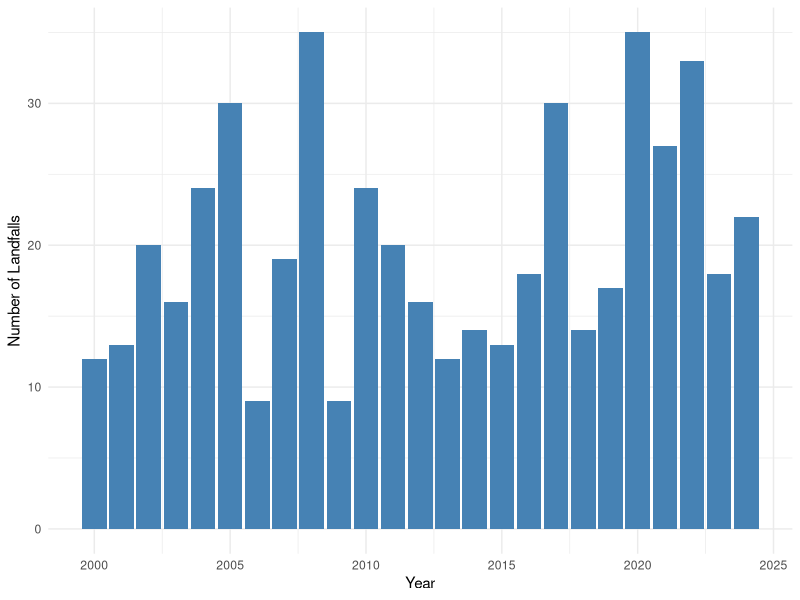
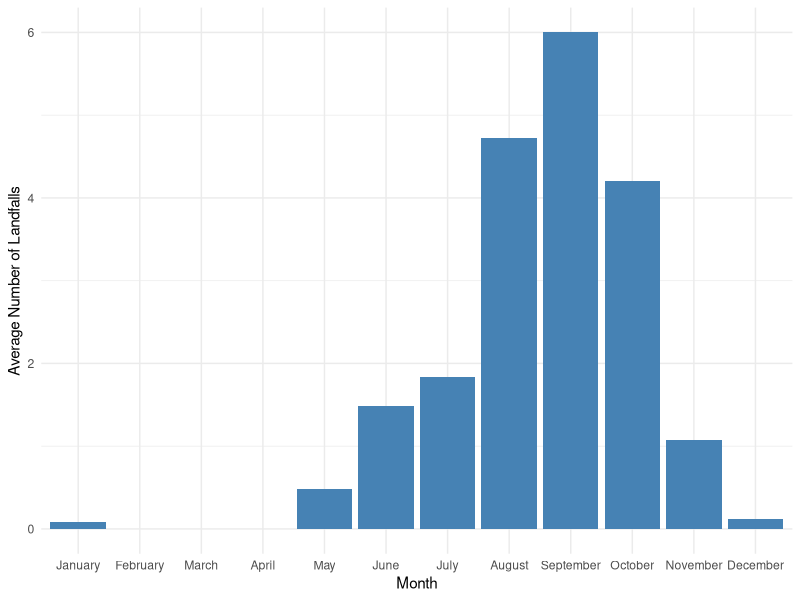
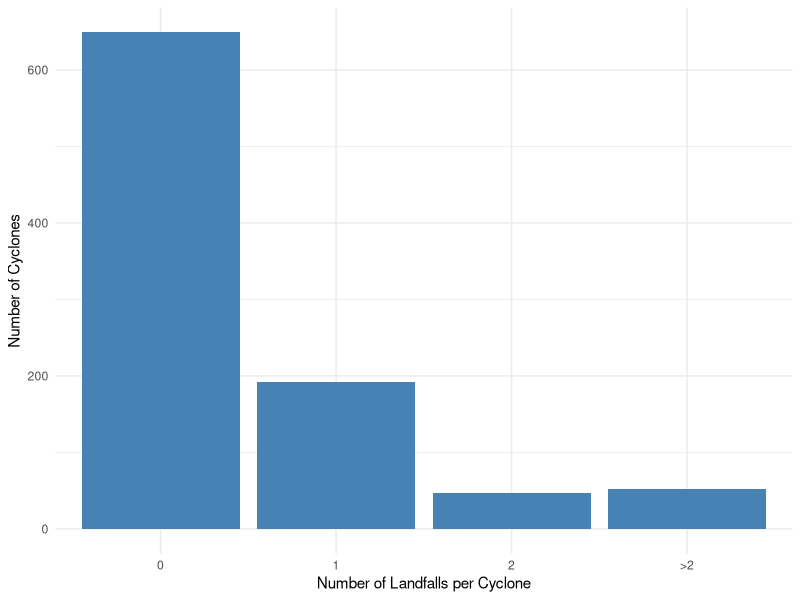
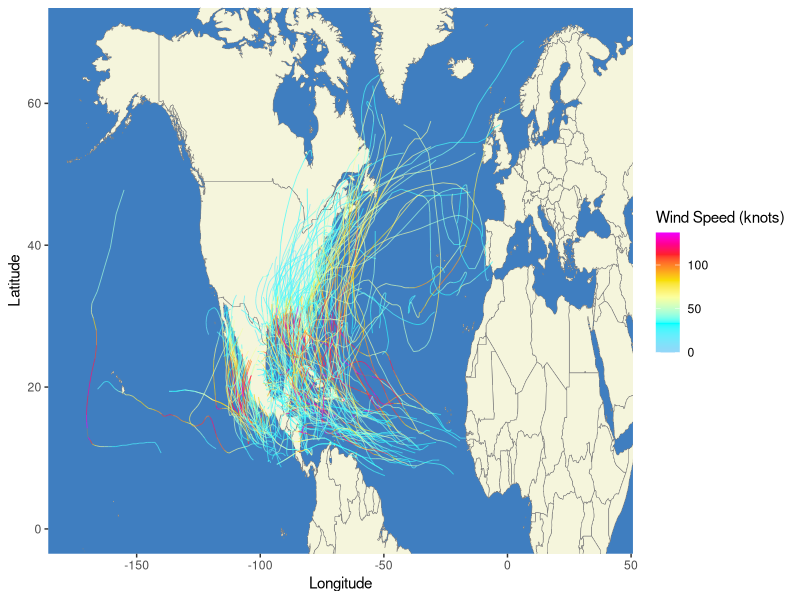
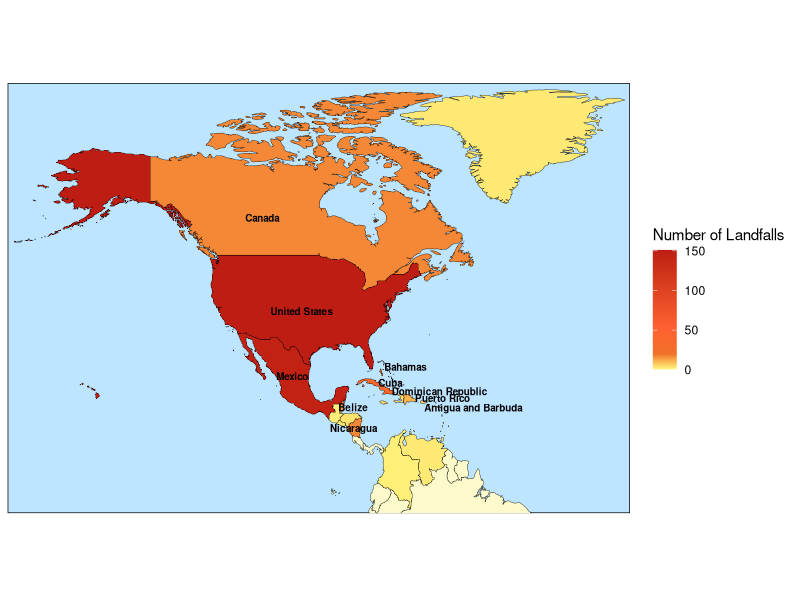
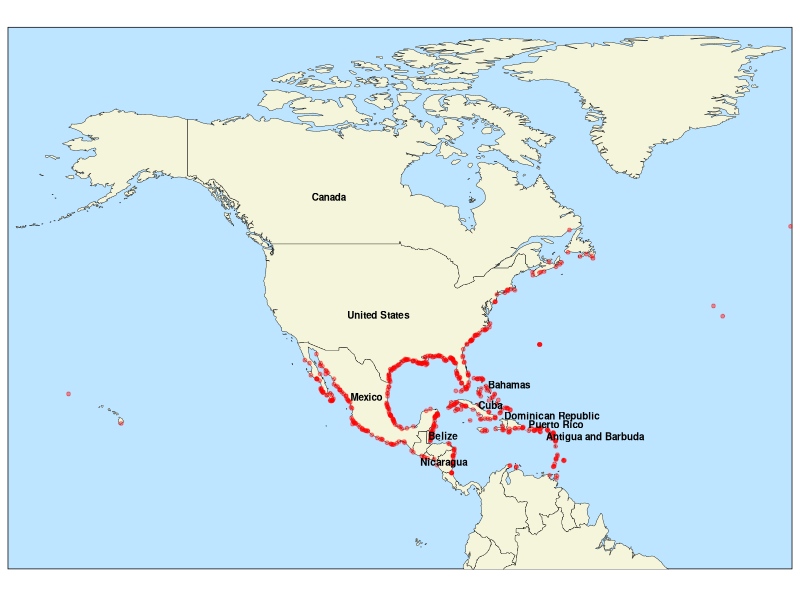
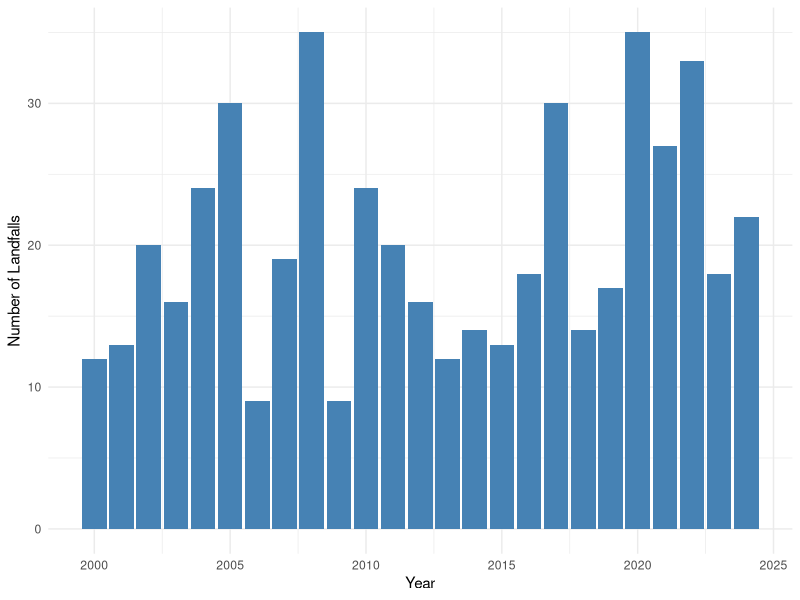
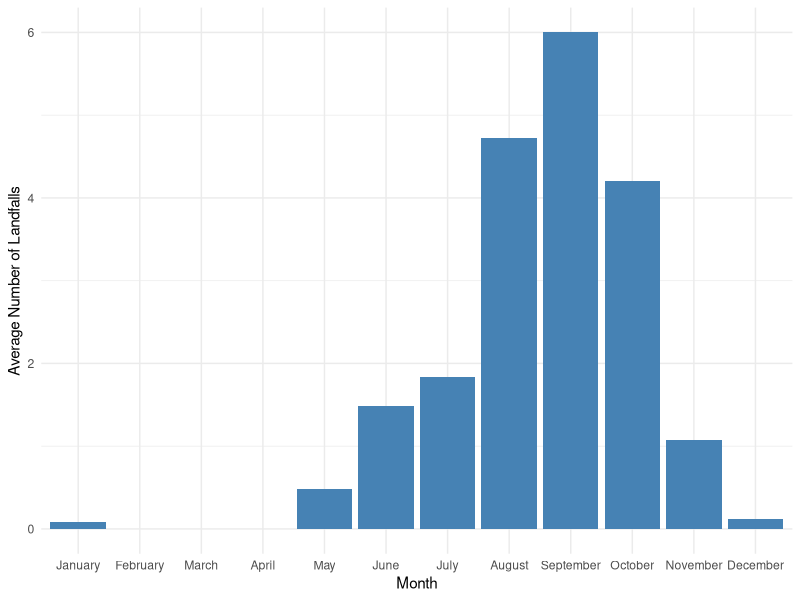

These charts were generated, in order, by the following R code:
# in this script, we perform an exploratory data analysis of our cyclone
# track data from the HURDAT2 data set
# we are interested in the number of cyclone landfalls per year
# and any seasonality effects

library(dplyr)
library(magrittr)
library(here)
library(tidyr)
library(ggplot2)
library(stringr)
library(data.table)
library(scales)
library(sf)
library(rnaturalearth)


#==============================================================================
# we load our data set
#==============================================================================

hurricane_data <- read.csv(here("data", "derived", "hurricane-data.csv"))
landfall_data <- read.csv(here("data", "derived", "landfall-data.csv"))

#==============================================================================
# we want to plot the number of landfalls per year from 1900-2024 
#==============================================================================

landfalls_per_year <- landfall_data %>%
  group_by(YEAR) %>%
  summarise(CYCLONE_NUM = n(), .groups = "drop")

# Plot
p1 <- ggplot(landfalls_per_year, aes(x = YEAR, y = CYCLONE_NUM)) +
  geom_col(fill = "steelblue") +
  labs(x = "Year",
       y = "Number of Landfalls") +
  theme_minimal()

p1

# save output
ggsave(here("outputs", "eda-hurricane-data", "landfalls-per-year.pdf"), 
       plot = p1, 
       height = 4.5, 
       width = 7, 
       dpi=600)


#==============================================================================
# we check for a monthly seasonality component 
#==============================================================================

# calculate average number of cyclone landfalls per month (across 2000-2024)
landfalls_per_month_and_year <- landfall_data %>%
  group_by(YEAR, MONTH) %>%
  summarise(LANDFALL_NUM = n(), .groups = "drop")

# we notice some months are missing from our data set
# this is because no cyclones occurred in those months
# we now add the missing months with a count of zero
all_months_years <- CJ(MONTH = 1:12, YEAR = 2000:2024)

# also replace month numbers with month names
landfalls_per_month_and_year <- left_join(all_months_years, 
                                    landfalls_per_month_and_year, 
                                    by = c("MONTH", "YEAR"))

landfalls_per_month_and_year <- landfalls_per_month_and_year %>%
  mutate(LANDFALL_NUM = replace_na(LANDFALL_NUM, 0), MONTH = month.name[MONTH])

avg_landfalls_per_month <- landfalls_per_month_and_year %>%
  group_by(MONTH) %>%
  summarise(AVG_LANDFALLS = mean(LANDFALL_NUM))


# plot average number of cyclones per month
p2 <- ggplot(avg_landfalls_per_month, aes(x = factor(MONTH, levels = month.name), 
                                         y = AVG_LANDFALLS)) +
  geom_col(fill = "steelblue") +
  labs(x = "Month",
       y = "Average Number of Landfalls") +
  theme_minimal() 

p2
# we see a significant increase in the number of cyclones in August-October

# save output
ggsave(here("outputs", "eda-hurricane-data", "avg-landfalls-per-month.pdf"), 
       plot = p2,
       height = 4.5,
       width = 7, dpi=600)

#==============================================================================
# we now want to look closer into how many times cyclones landfall
#==============================================================================

# number of landfalls for each cyclone
landfall_statistics <- hurricane_data %>%
  group_by(STORM_ID) %>%
  summarise(LANDFALL_NUM = sum(RECORD_ID == "L"))

# categorise cyclones based on how many times they landfall
landfall_statistics <- landfall_statistics %>%
  mutate(CATEGORY = case_when(
    LANDFALL_NUM == 0 ~ '0',
    LANDFALL_NUM == 1 ~ '1',
    LANDFALL_NUM == 2 ~ '2',
    LANDFALL_NUM > 2  ~ ">2"))

# Count how many cyclones fall into each category
landfall_summary <- landfall_statistics %>%
  group_by(CATEGORY) %>%
  summarise(NUM = n())

# plot results
p3 <- ggplot(landfall_summary, aes(x = factor(CATEGORY, levels = CATEGORY), y = NUM)) +
  geom_col(fill = "steelblue") +
  labs(x = "Number of Landfalls per Cyclone",
       y = "Number of Cyclones") +
  theme_minimal()

p3

# save output
ggsave(here("outputs","eda-hurricane-data", "nbr-cyclone-landfalls.pdf"), 
       plot = p3, 
       height = 4.5, 
       width = 7, 
       dpi=600)

#==============================================================================
# we also want to inspect cyclone paths for cyclones that landfall 2000-2024
#==============================================================================

# we load our world map data
world <- map_data("world")


# we now select all the hurricanes that landfall at least once
landfall_hurricanes <- landfall_data %>%
  distinct(STORM_ID)

landfall_cyclones <- hurricane_data %>%
  filter(STORM_ID %in% landfall_hurricanes$STORM_ID)


landfall_cyclones <- landfall_cyclones %>%
  mutate(TIME = sprintf("%04s", as.integer(TIME)),
    DATE_TIME = as.POSIXct(paste(YEAR, 
                                 MONTH, 
                                 DAY, 
                                 str_sub(TIME, 1, 2), 
                                 str_sub(TIME, 3, 4)),
                      format = "%Y %m %d %H %M"))

# plot map
p4 <- ggplot() +
  # world map 
  geom_polygon(data = world,
               aes(x = long, y = lat, group = group), 
               fill = "beige", 
               col = "#808080", 
               linewidth = 0.2) +  
  theme(panel.background = element_rect(fill = "#3f7ec0", color = NA),
        panel.grid.major = element_blank(), panel.grid.minor = element_blank()) +
  
  geom_path(data = landfall_cyclones, aes(x = LON, 
                                      y = LAT, 
                                      group = STORM_ID, 
                                      color = WIND), 
            linewidth = 0.3, alpha = 0.7) +
  scale_color_gradientn(colours = c("#94d6f8", "cyan","#fbff9f","#f8e007","#fd9920","#ff1f2d", "#ee00ff"),
                        values = rescale(c(0, 33, 63, 82, 95, 112, 137)),
                        limits = c(0, 137)) + 
  coord_cartesian( xlim = c(-175, 40), ylim = c(0, 70)) + 
  labs(x = "Longitude", 
       y = "Latitude", 
       color = "Wind Speed (knots)") +
  theme(legend.position = "right")

p4

# save output
ggsave(here("outputs", "eda-hurricane-data", "landfall-map.pdf"), 
       plot =p4,
       height = 4, 
       width = 10, 
       dpi=600)


#==============================================================================
# we now want to examine which countries have had the most landfalls since 2000
#==============================================================================

# we count the number of landfalls per country
landfalls_per_location <- landfall_data %>%
  group_by(LOCATION) %>%
  summarise(LANDFALL_NUM = n(), .groups = "drop")

# add landfall count to countries sf object for plotting to get geometry of 
# landfall locations
countries <- ne_countries(scale = 'medium', 
                          returnclass = c("sf"), 
                          continent = c("North America", "South America"))


landfalls_per_location <- countries[, c("name_long", "geometry")] %>%
  left_join(landfalls_per_location, 
            by = c("name_long" = "LOCATION")) 

# replace NA rows with 0
landfalls_per_location <- landfalls_per_location %>%
  mutate(LANDFALL_NUM = ifelse(is.na(LANDFALL_NUM), 0, LANDFALL_NUM))

# find 10 countries with the most landfalls and save these in a dataset
top_ten_landfall_locations <- landfalls_per_location %>%
  arrange(desc(LANDFALL_NUM))

top_ten_landfall_locations <- top_ten_landfall_locations[1:10,]

# plot map of countries most at risk
p5 <- ggplot(data = landfalls_per_location) +
  geom_sf(aes(fill = LANDFALL_NUM), color = "black", linewidth = 0.125) +
  coord_sf(xlim = c(-180, -10), ylim = c(-5, 85), expand = FALSE) +
  scale_fill_gradientn(
    colors = c("#fcf9cb", "#fef67e","#f07028", "#ff6232", "#bd1d12"),  
    values = rescale(c(0, 1, 20, 50, 150))) +
  theme_minimal() +
  labs(fill = "Number of Landfalls") +
  geom_sf_text(data = top_ten_landfall_locations, 
               aes(label = name_long), 
               size = 2.5, 
               fontface = "bold", 
               color = "black",
               nudge_x = case_when(
                 top_ten_landfall_locations$name_long == "Dominican Republic" ~ 8, 
                 top_ten_landfall_locations$name_long == "Belize" ~ 3,  
                 top_ten_landfall_locations$name_long == "Cuba" ~ 2.5, 
                 top_ten_landfall_locations$name_long == "Puerto Rico" ~ 5.2,
                 top_ten_landfall_locations$name_long == "Bahamas" ~ 7,
                 top_ten_landfall_locations$name_long == "Antigua and Barbuda" ~ 9,
                 .default = 0), 
               nudge_y = case_when(
                 top_ten_landfall_locations$name_long == "Cuba" ~ 0.75,
                 top_ten_landfall_locations$name_long == "Puerto Rico" ~ 0.85,
                 top_ten_landfall_locations$name_long == "Dominican Republic" ~ 1.75,  
                 top_ten_landfall_locations$name_long == "Bahamas" ~ -1,
                 .default = 0)) +
  theme(
    axis.text = element_blank(),  
    axis.title = element_blank(),  
    panel.background = element_rect(fill = "#bde5ff"),
    panel.grid = element_blank()
  )


p5

# save output
ggsave(here("outputs", "eda-hurricane-data", "landfall-countries.pdf"), 
       plot =p5,
       height = 10, 
       width = 10, 
       dpi=600)


#==============================================================================
# finally we map specific landfall locations
#==============================================================================

p6 <- ggplot(data = landfalls_per_location) +
  geom_sf(fill = "beige", color = "black", linewidth = 0.125)+
  geom_point(data = landfall_data, 
             aes(x = LON, y = LAT), 
             color = "red", 
             alpha = 0.4, 
             size = 1) +
  coord_sf(xlim = c(-180, -10), ylim = c(-5, 85), expand = FALSE) +
  theme_minimal() +
  labs(fill = "Number of Landfalls") +
  geom_sf_text(data = top_ten_landfall_locations, 
               aes(label = name_long), 
               size = 2.5, 
               fontface = "bold", 
               color = "black",
               nudge_x = case_when(
                 top_ten_landfall_locations$name_long == "Dominican Republic" ~ 8, 
                 top_ten_landfall_locations$name_long == "Belize" ~ 3,  
                 top_ten_landfall_locations$name_long == "Cuba" ~ 2.5, 
                 top_ten_landfall_locations$name_long == "Puerto Rico" ~ 5.2,
                 top_ten_landfall_locations$name_long == "Bahamas" ~ 7,
                 top_ten_landfall_locations$name_long == "Antigua and Barbuda" ~ 9,
                 .default = 0), 
               nudge_y = case_when(
                 top_ten_landfall_locations$name_long == "Cuba" ~ 0.75,
                 top_ten_landfall_locations$name_long == "Puerto Rico" ~ 0.85,
                 top_ten_landfall_locations$name_long == "Dominican Republic" ~ 1.75,  
                 top_ten_landfall_locations$name_long == "Bahamas" ~ -1,
                 .default = 0)) +
  theme(
    axis.text = element_blank(),  
    axis.title = element_blank(),  
    panel.background = element_rect(fill = "#bde5ff"),
    panel.grid = element_blank()
  )

p6

# save output
ggsave(here("outputs", "eda-hurricane-data", "landfall-locations.pdf"), 
       plot =p6,
       height = 10, 
       width = 10, 
       dpi=600)
  
